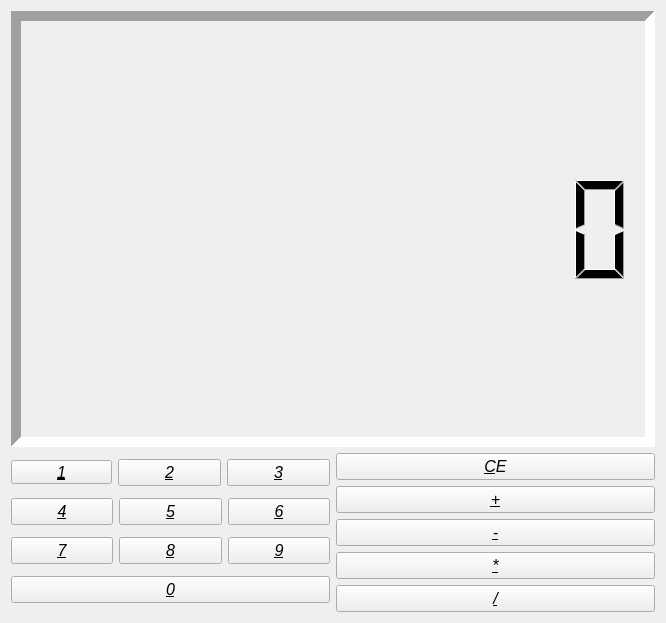
<?xml version="1.0" encoding="UTF-8"?>
<ui version="4.0">
 <class>MainWidget</class>
 <widget class="QWidget" name="MainWidget">
  <property name="geometry">
   <rect>
    <x>0</x>
    <y>0</y>
    <width>666</width>
    <height>623</height>
   </rect>
  </property>
  <property name="font">
   <font>
    <family>MS UI Gothic</family>
    <pointsize>12</pointsize>
    <weight>50</weight>
    <italic>true</italic>
    <bold>false</bold>
    <underline>false</underline>
    <strikeout>false</strikeout>
   </font>
  </property>
  <property name="cursor">
   <cursorShape>ArrowCursor</cursorShape>
  </property>
  <property name="mouseTracking">
   <bool>false</bool>
  </property>
  <property name="windowTitle">
   <string comment="Мой первый калькулятор на Qt 5" extracomment="Мой первый калькулятор на Qt 5">Самый простой калькулятор</string>
  </property>
  <property name="windowIcon">
   <iconset resource="myresourcefile.qrc">
    <normaloff>:/file/icon/resource/calculator.ico</normaloff>:/file/icon/resource/calculator.ico</iconset>
  </property>
  <layout class="QGridLayout" name="gridLayout">
   <item row="0" column="0">
    <layout class="QVBoxLayout" name="verticalLayout_3">
     <item>
      <widget class="QLCDNumber" name="lcdDisplay">
       <property name="font">
        <font>
         <pointsize>10</pointsize>
        </font>
       </property>
       <property name="frameShape">
        <enum>QFrame::Panel</enum>
       </property>
       <property name="frameShadow">
        <enum>QFrame::Sunken</enum>
       </property>
       <property name="lineWidth">
        <number>10</number>
       </property>
       <property name="midLineWidth">
        <number>10</number>
       </property>
       <property name="smallDecimalPoint">
        <bool>true</bool>
       </property>
       <property name="digitCount">
        <number>9</number>
       </property>
       <property name="mode">
        <enum>QLCDNumber::Dec</enum>
       </property>
       <property name="segmentStyle">
        <enum>QLCDNumber::Filled</enum>
       </property>
      </widget>
     </item>
     <item>
      <layout class="QHBoxLayout" name="horizontalLayout_4">
       <item>
        <layout class="QVBoxLayout" name="verticalLayout">
         <property name="sizeConstraint">
          <enum>QLayout::SetMaximumSize</enum>
         </property>
         <item>
          <layout class="QHBoxLayout" name="horizontalLayout">
           <property name="sizeConstraint">
            <enum>QLayout::SetMaximumSize</enum>
           </property>
           <item>
            <widget class="QPushButton" name="numberOne">
             <property name="maximumSize">
              <size>
               <width>101</width>
               <height>24</height>
              </size>
             </property>
             <property name="text">
              <string>&amp;1</string>
             </property>
            </widget>
           </item>
           <item>
            <widget class="QPushButton" name="numberTwo">
             <property name="text">
              <string>&amp;2</string>
             </property>
            </widget>
           </item>
           <item>
            <widget class="QPushButton" name="numberThree">
             <property name="text">
              <string>&amp;3</string>
             </property>
            </widget>
           </item>
          </layout>
         </item>
         <item>
          <layout class="QHBoxLayout" name="horizontalLayout_2">
           <item>
            <widget class="QPushButton" name="numberFour">
             <property name="text">
              <string>&amp;4</string>
             </property>
            </widget>
           </item>
           <item>
            <widget class="QPushButton" name="numberFive">
             <property name="text">
              <string>&amp;5</string>
             </property>
            </widget>
           </item>
           <item>
            <widget class="QPushButton" name="numberSix">
             <property name="text">
              <string>&amp;6</string>
             </property>
            </widget>
           </item>
          </layout>
         </item>
         <item>
          <layout class="QHBoxLayout" name="horizontalLayout_3">
           <property name="sizeConstraint">
            <enum>QLayout::SetMaximumSize</enum>
           </property>
           <item>
            <widget class="QPushButton" name="numberSeven">
             <property name="text">
              <string>&amp;7</string>
             </property>
            </widget>
           </item>
           <item>
            <widget class="QPushButton" name="numberEight">
             <property name="text">
              <string>&amp;8</string>
             </property>
            </widget>
           </item>
           <item>
            <widget class="QPushButton" name="numberNine">
             <property name="text">
              <string>&amp;9</string>
             </property>
            </widget>
           </item>
          </layout>
         </item>
         <item>
          <widget class="QPushButton" name="numberZero">
           <property name="text">
            <string>&amp;0</string>
           </property>
          </widget>
         </item>
        </layout>
       </item>
       <item>
        <layout class="QVBoxLayout" name="verticalLayout_2">
         <item>
          <widget class="QPushButton" name="operationClear">
           <property name="text">
            <string>&amp;CE</string>
           </property>
          </widget>
         </item>
         <item>
          <widget class="QPushButton" name="operationPlus">
           <property name="text">
            <string>&amp;+</string>
           </property>
          </widget>
         </item>
         <item>
          <widget class="QPushButton" name="operationMinus">
           <property name="text">
            <string>&amp;-</string>
           </property>
          </widget>
         </item>
         <item>
          <widget class="QPushButton" name="operationMulti">
           <property name="text">
            <string>&amp;*</string>
           </property>
          </widget>
         </item>
         <item>
          <widget class="QPushButton" name="operationDel">
           <property name="text">
            <string>&amp;/</string>
           </property>
          </widget>
         </item>
        </layout>
       </item>
      </layout>
     </item>
    </layout>
   </item>
  </layout>
 </widget>
 <layoutdefault spacing="6" margin="11"/>
 <resources>
  <include location="myresourcefile.qrc"/>
 </resources>
 <connections>
  <connection>
   <sender>numberOne</sender>
   <signal>clicked()</signal>
   <receiver>MainWidget</receiver>
   <slot>keystrokes()</slot>
   <hints>
    <hint type="sourcelabel">
     <x>63</x>
     <y>358</y>
    </hint>
    <hint type="destinationlabel">
     <x>332</x>
     <y>311</y>
    </hint>
   </hints>
  </connection>
  <connection>
   <sender>numberTwo</sender>
   <signal>clicked()</signal>
   <receiver>MainWidget</receiver>
   <slot>keystrokes()</slot>
   <hints>
    <hint type="sourcelabel">
     <x>170</x>
     <y>358</y>
    </hint>
    <hint type="destinationlabel">
     <x>332</x>
     <y>311</y>
    </hint>
   </hints>
  </connection>
  <connection>
   <sender>numberThree</sender>
   <signal>clicked()</signal>
   <receiver>MainWidget</receiver>
   <slot>keystrokes()</slot>
   <hints>
    <hint type="sourcelabel">
     <x>277</x>
     <y>358</y>
    </hint>
    <hint type="destinationlabel">
     <x>332</x>
     <y>311</y>
    </hint>
   </hints>
  </connection>
  <connection>
   <sender>numberFour</sender>
   <signal>clicked()</signal>
   <receiver>MainWidget</receiver>
   <slot>keystrokes()</slot>
   <hints>
    <hint type="sourcelabel">
     <x>63</x>
     <y>448</y>
    </hint>
    <hint type="destinationlabel">
     <x>332</x>
     <y>311</y>
    </hint>
   </hints>
  </connection>
  <connection>
   <sender>numberFive</sender>
   <signal>clicked()</signal>
   <receiver>MainWidget</receiver>
   <slot>keystrokes()</slot>
   <hints>
    <hint type="sourcelabel">
     <x>170</x>
     <y>448</y>
    </hint>
    <hint type="destinationlabel">
     <x>332</x>
     <y>311</y>
    </hint>
   </hints>
  </connection>
  <connection>
   <sender>numberSix</sender>
   <signal>clicked()</signal>
   <receiver>MainWidget</receiver>
   <slot>keystrokes()</slot>
   <hints>
    <hint type="sourcelabel">
     <x>277</x>
     <y>448</y>
    </hint>
    <hint type="destinationlabel">
     <x>332</x>
     <y>311</y>
    </hint>
   </hints>
  </connection>
  <connection>
   <sender>numberSeven</sender>
   <signal>clicked()</signal>
   <receiver>MainWidget</receiver>
   <slot>keystrokes()</slot>
   <hints>
    <hint type="sourcelabel">
     <x>63</x>
     <y>538</y>
    </hint>
    <hint type="destinationlabel">
     <x>332</x>
     <y>311</y>
    </hint>
   </hints>
  </connection>
  <connection>
   <sender>numberEight</sender>
   <signal>clicked()</signal>
   <receiver>MainWidget</receiver>
   <slot>keystrokes()</slot>
   <hints>
    <hint type="sourcelabel">
     <x>170</x>
     <y>538</y>
    </hint>
    <hint type="destinationlabel">
     <x>332</x>
     <y>311</y>
    </hint>
   </hints>
  </connection>
  <connection>
   <sender>numberNine</sender>
   <signal>clicked()</signal>
   <receiver>MainWidget</receiver>
   <slot>keystrokes()</slot>
   <hints>
    <hint type="sourcelabel">
     <x>277</x>
     <y>538</y>
    </hint>
    <hint type="destinationlabel">
     <x>332</x>
     <y>311</y>
    </hint>
   </hints>
  </connection>
  <connection>
   <sender>numberZero</sender>
   <signal>clicked()</signal>
   <receiver>MainWidget</receiver>
   <slot>keystrokes()</slot>
   <hints>
    <hint type="sourcelabel">
     <x>170</x>
     <y>598</y>
    </hint>
    <hint type="destinationlabel">
     <x>332</x>
     <y>311</y>
    </hint>
   </hints>
  </connection>
  <connection>
   <sender>operationClear</sender>
   <signal>clicked()</signal>
   <receiver>MainWidget</receiver>
   <slot>keystrokes()</slot>
   <hints>
    <hint type="sourcelabel">
     <x>495</x>
     <y>353</y>
    </hint>
    <hint type="destinationlabel">
     <x>332</x>
     <y>311</y>
    </hint>
   </hints>
  </connection>
  <connection>
   <sender>operationPlus</sender>
   <signal>clicked()</signal>
   <receiver>MainWidget</receiver>
   <slot>keystrokes()</slot>
   <hints>
    <hint type="sourcelabel">
     <x>495</x>
     <y>408</y>
    </hint>
    <hint type="destinationlabel">
     <x>332</x>
     <y>311</y>
    </hint>
   </hints>
  </connection>
  <connection>
   <sender>operationMinus</sender>
   <signal>clicked()</signal>
   <receiver>MainWidget</receiver>
   <slot>keystrokes()</slot>
   <hints>
    <hint type="sourcelabel">
     <x>495</x>
     <y>463</y>
    </hint>
    <hint type="destinationlabel">
     <x>332</x>
     <y>311</y>
    </hint>
   </hints>
  </connection>
  <connection>
   <sender>operationMulti</sender>
   <signal>clicked()</signal>
   <receiver>MainWidget</receiver>
   <slot>keystrokes()</slot>
   <hints>
    <hint type="sourcelabel">
     <x>495</x>
     <y>518</y>
    </hint>
    <hint type="destinationlabel">
     <x>332</x>
     <y>311</y>
    </hint>
   </hints>
  </connection>
  <connection>
   <sender>operationDel</sender>
   <signal>clicked()</signal>
   <receiver>MainWidget</receiver>
   <slot>keystrokes()</slot>
   <hints>
    <hint type="sourcelabel">
     <x>495</x>
     <y>573</y>
    </hint>
    <hint type="destinationlabel">
     <x>332</x>
     <y>311</y>
    </hint>
   </hints>
  </connection>
  <connection>
   <sender>lcdDisplay</sender>
   <signal>overflow()</signal>
   <receiver>operationClear</receiver>
   <slot>click()</slot>
   <hints>
    <hint type="sourcelabel">
     <x>332</x>
     <y>159</y>
    </hint>
    <hint type="destinationlabel">
     <x>495</x>
     <y>353</y>
    </hint>
   </hints>
  </connection>
 </connections>
 <slots>
  <signal>calculate()</signal>
  <slot>keystrokes()</slot>
 </slots>
</ui>
